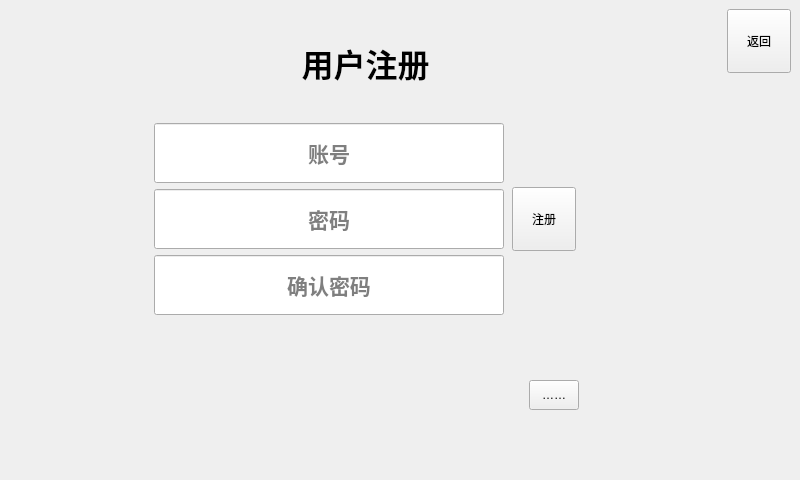
<?xml version="1.0" encoding="UTF-8"?>
<ui version="4.0">
 <class>enroll</class>
 <widget class="QMainWindow" name="enroll">
  <property name="geometry">
   <rect>
    <x>0</x>
    <y>0</y>
    <width>800</width>
    <height>480</height>
   </rect>
  </property>
  <property name="windowTitle">
   <string>MainWindow</string>
  </property>
  <property name="styleSheet">
   <string notr="true">border-image: url(:/key/timg.jpg);</string>
  </property>
  <widget class="QWidget" name="centralwidget">
   <layout class="QGridLayout" name="gridLayout">
    <item row="0" column="1" rowspan="3">
     <layout class="QVBoxLayout" name="verticalLayout">
      <item>
       <widget class="QLabel" name="label">
        <property name="minimumSize">
         <size>
          <width>0</width>
          <height>80</height>
         </size>
        </property>
        <property name="maximumSize">
         <size>
          <width>16777215</width>
          <height>80</height>
         </size>
        </property>
        <property name="font">
         <font>
          <family>宋体</family>
          <pointsize>24</pointsize>
          <weight>75</weight>
          <bold>true</bold>
         </font>
        </property>
        <property name="styleSheet">
         <string notr="true">border-image:url();</string>
        </property>
        <property name="text">
         <string>用户注册</string>
        </property>
        <property name="alignment">
         <set>Qt::AlignCenter</set>
        </property>
       </widget>
      </item>
      <item>
       <layout class="QHBoxLayout" name="horizontalLayout_2">
        <item>
         <layout class="QVBoxLayout" name="verticalLayout_3">
          <item>
           <widget class="QLineEdit" name="name_4">
            <property name="sizePolicy">
             <sizepolicy hsizetype="Minimum" vsizetype="Minimum">
              <horstretch>0</horstretch>
              <verstretch>0</verstretch>
             </sizepolicy>
            </property>
            <property name="minimumSize">
             <size>
              <width>350</width>
              <height>60</height>
             </size>
            </property>
            <property name="maximumSize">
             <size>
              <width>290</width>
              <height>60</height>
             </size>
            </property>
            <property name="font">
             <font>
              <family>宋体</family>
              <pointsize>16</pointsize>
              <weight>75</weight>
              <bold>true</bold>
             </font>
            </property>
            <property name="styleSheet">
             <string notr="true">border-image:url();
</string>
            </property>
            <property name="inputMask">
             <string/>
            </property>
            <property name="text">
             <string/>
            </property>
            <property name="alignment">
             <set>Qt::AlignCenter</set>
            </property>
            <property name="placeholderText">
             <string>账号</string>
            </property>
           </widget>
          </item>
          <item>
           <widget class="QLineEdit" name="passwor_4">
            <property name="sizePolicy">
             <sizepolicy hsizetype="Minimum" vsizetype="Minimum">
              <horstretch>0</horstretch>
              <verstretch>0</verstretch>
             </sizepolicy>
            </property>
            <property name="minimumSize">
             <size>
              <width>350</width>
              <height>60</height>
             </size>
            </property>
            <property name="maximumSize">
             <size>
              <width>290</width>
              <height>60</height>
             </size>
            </property>
            <property name="font">
             <font>
              <family>宋体</family>
              <pointsize>16</pointsize>
              <weight>75</weight>
              <bold>true</bold>
             </font>
            </property>
            <property name="styleSheet">
             <string notr="true">border-image:url();</string>
            </property>
            <property name="text">
             <string/>
            </property>
            <property name="echoMode">
             <enum>QLineEdit::Password</enum>
            </property>
            <property name="alignment">
             <set>Qt::AlignCenter</set>
            </property>
            <property name="placeholderText">
             <string>密码</string>
            </property>
           </widget>
          </item>
          <item>
           <widget class="QLineEdit" name="passwor_5">
            <property name="sizePolicy">
             <sizepolicy hsizetype="Minimum" vsizetype="Minimum">
              <horstretch>0</horstretch>
              <verstretch>0</verstretch>
             </sizepolicy>
            </property>
            <property name="minimumSize">
             <size>
              <width>350</width>
              <height>60</height>
             </size>
            </property>
            <property name="maximumSize">
             <size>
              <width>290</width>
              <height>60</height>
             </size>
            </property>
            <property name="font">
             <font>
              <family>宋体</family>
              <pointsize>16</pointsize>
              <weight>75</weight>
              <bold>true</bold>
             </font>
            </property>
            <property name="styleSheet">
             <string notr="true">border-image:url();</string>
            </property>
            <property name="text">
             <string/>
            </property>
            <property name="echoMode">
             <enum>QLineEdit::Password</enum>
            </property>
            <property name="alignment">
             <set>Qt::AlignCenter</set>
            </property>
            <property name="placeholderText">
             <string>确认密码</string>
            </property>
           </widget>
          </item>
         </layout>
        </item>
        <item>
         <widget class="QPushButton" name="pushButton">
          <property name="sizePolicy">
           <sizepolicy hsizetype="Minimum" vsizetype="Minimum">
            <horstretch>0</horstretch>
            <verstretch>0</verstretch>
           </sizepolicy>
          </property>
          <property name="minimumSize">
           <size>
            <width>64</width>
            <height>64</height>
           </size>
          </property>
          <property name="maximumSize">
           <size>
            <width>64</width>
            <height>64</height>
           </size>
          </property>
          <property name="styleSheet">
           <string notr="true">border-image:url();</string>
          </property>
          <property name="text">
           <string>注册</string>
          </property>
         </widget>
        </item>
       </layout>
      </item>
      <item>
       <layout class="QHBoxLayout" name="horizontalLayout_3">
        <item>
         <widget class="key_por" name="widget" native="true">
          <property name="sizePolicy">
           <sizepolicy hsizetype="Minimum" vsizetype="Minimum">
            <horstretch>0</horstretch>
            <verstretch>0</verstretch>
           </sizepolicy>
          </property>
          <property name="minimumSize">
           <size>
            <width>371</width>
            <height>121</height>
           </size>
          </property>
          <property name="maximumSize">
           <size>
            <width>371</width>
            <height>121</height>
           </size>
          </property>
          <property name="styleSheet">
           <string notr="true">border-image:url();</string>
          </property>
         </widget>
        </item>
        <item>
         <widget class="QToolButton" name="toolButton">
          <property name="sizePolicy">
           <sizepolicy hsizetype="Minimum" vsizetype="Minimum">
            <horstretch>50</horstretch>
            <verstretch>40</verstretch>
           </sizepolicy>
          </property>
          <property name="minimumSize">
           <size>
            <width>50</width>
            <height>30</height>
           </size>
          </property>
          <property name="maximumSize">
           <size>
            <width>50</width>
            <height>30</height>
           </size>
          </property>
          <property name="styleSheet">
           <string notr="true">border-image:url();
</string>
          </property>
          <property name="text">
           <string>……</string>
          </property>
         </widget>
        </item>
       </layout>
      </item>
     </layout>
    </item>
    <item row="0" column="2">
     <spacer name="horizontalSpacer">
      <property name="orientation">
       <enum>Qt::Horizontal</enum>
      </property>
      <property name="sizeHint" stdset="0">
       <size>
        <width>127</width>
        <height>20</height>
       </size>
      </property>
     </spacer>
    </item>
    <item row="0" column="3">
     <widget class="QPushButton" name="close123">
      <property name="sizePolicy">
       <sizepolicy hsizetype="Minimum" vsizetype="Minimum">
        <horstretch>0</horstretch>
        <verstretch>0</verstretch>
       </sizepolicy>
      </property>
      <property name="minimumSize">
       <size>
        <width>64</width>
        <height>64</height>
       </size>
      </property>
      <property name="maximumSize">
       <size>
        <width>64</width>
        <height>64</height>
       </size>
      </property>
      <property name="styleSheet">
       <string notr="true">border-image:url();
</string>
      </property>
      <property name="text">
       <string>返回</string>
      </property>
     </widget>
    </item>
    <item row="1" column="0">
     <spacer name="horizontalSpacer_2">
      <property name="orientation">
       <enum>Qt::Horizontal</enum>
      </property>
      <property name="sizeHint" stdset="0">
       <size>
        <width>128</width>
        <height>20</height>
       </size>
      </property>
     </spacer>
    </item>
    <item row="2" column="3">
     <spacer name="verticalSpacer">
      <property name="orientation">
       <enum>Qt::Vertical</enum>
      </property>
      <property name="sizeHint" stdset="0">
       <size>
        <width>20</width>
        <height>354</height>
       </size>
      </property>
     </spacer>
    </item>
   </layout>
  </widget>
 </widget>
 <customwidgets>
  <customwidget>
   <class>key_por</class>
   <extends>QWidget</extends>
   <header location="global">key_por.h</header>
   <container>1</container>
  </customwidget>
 </customwidgets>
 <resources/>
 <connections/>
</ui>
